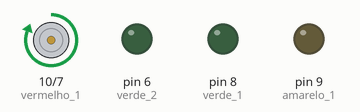
This sketch was run on a simulated Arduino Uno, built with avr-gcc and run on an emulated ATmega328P. Parts: motor-driver pin pairs drawn as motors (green arrow = first pin HIGH = forward, orange = second pin HIGH = backward, longer = more drive), output pins drawn as LEDs (lit = HIGH). What the sketch prints to the serial monitor is not drawn.

Above: at 0.5 s.
At 6.0 s:
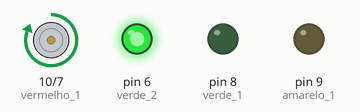
At 13.5 s:
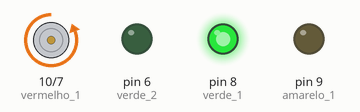
At 17.5 s:
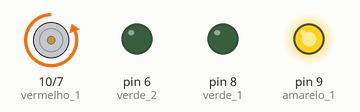
At 19.5 s:
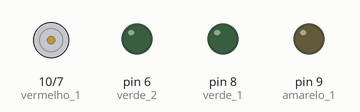
Timing chart, 0 to 24.7 s (numbered marks = the images above):
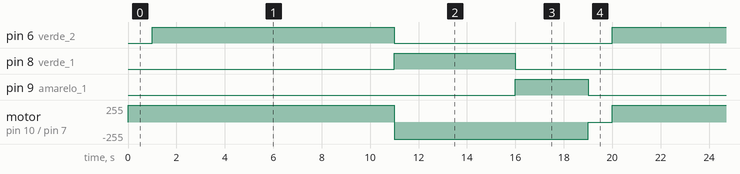

Measured:
- by itself, pin 6 (verde_2): alternates HIGH for 10.0 s and LOW for 9.0 s
- by itself, pin 8 (verde_1): alternates HIGH for 5.0 s and LOW for 14.0 s
- by itself, pin 9 (amarelo_1): alternates HIGH for 3.0 s and LOW for 16.0 s
- by itself, motor on pin 10 (vermelho_1) / pin 7 (vermelho_2): repeats every 19.0 s: backward 255/255 8.0 s, stopped 1.0 s, forward 255/255 10.0 s

The sketch:

codigo_semaforo.ino
```cpp
// Dando "nome" para as portas
int vermelho_1 = 10;
int amarelo_1 = 9;
int verde_1 = 8;

int vermelho_2 = 7;
int verde_2 = 6;

void setup() {
  // Indicando para o Arduino quais portas vamos usar
  pinMode(vermelho_1, OUTPUT);
  pinMode(amarelo_1, OUTPUT);
  pinMode(verde_1, OUTPUT);

  pinMode(vermelho_2, OUTPUT);
  pinMode(verde_2, OUTPUT);

  Serial.begin(9600); // Inicializa a comunicação serial com o Slave
}

void loop() {
   cruzamento();
}

void cruzamento() {
  int countdown = 9; // Começar contagem regressiva a partir de 9

  // Sinal 1 - Vermelho
  digitalWrite(amarelo_1, LOW);
  digitalWrite(vermelho_1, HIGH);
  digitalWrite(verde_1, LOW);
  delay(1000);

  // Sinal 2 - Verde
  digitalWrite(vermelho_2, LOW);
  digitalWrite(verde_2, HIGH);

  // Contagem regressiva de 9 a 0 no display
  for (int i = countdown; i >= 0; i--) {
    Serial.write(i);       // Enviar valor de contagem para o Arduino Slave
    delay(1000);           // Aguardar 1 segundo
  }

  // Sinal 2 - Vermelho
  digitalWrite(vermelho_2, HIGH);
  digitalWrite(verde_2, LOW);

  // Sinal 1 - verde
  digitalWrite(vermelho_1, LOW);
  digitalWrite(verde_1, HIGH);

  delay(5000); // Sinal 2 fechado / Sinal 1 aberto por 5s

  // Sinal 1 - Amarelo => Vermelho
  digitalWrite(verde_1, LOW);
  digitalWrite(amarelo_1, HIGH);
  delay(3000);

}
```
